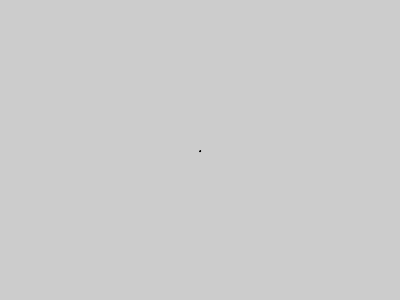
Frame 1 (no input)
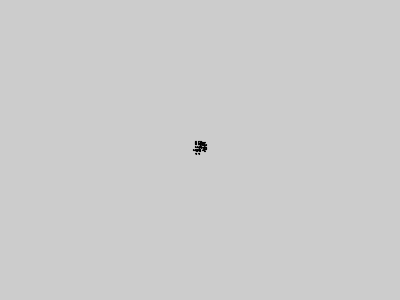
Frame 60 (the mouse pressed at the canvas centre just before this capture)
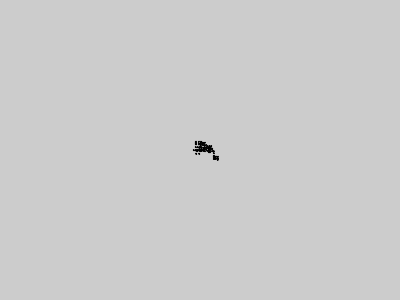
Frame 120 (the mouse held since frame 60 and released just before this capture)

The Processing sketch that drew these frames (run headless with seeded random() and noise(); from frame 60 on, the mouse is pressed at the canvas centre):

// Processing sketch: perlinNoiseRW2
// ── perlinNoiseRW2.pde
Walker w;

void setup(){
size(400,300);
w = new Walker();


}

void draw(){

w.walk();
w.display();

}

class Walker{
 //float x;
 //float y;
 PVector location;
 //float tx,ty;
 PVector time;
 //float sx,sy;
 PVector size;
 
 Walker(){
 
 //x = width/2;
 //y = height/2;
 location = new PVector(width/2,height/2);
 //tx = 0;
 //ty = 1000;
 time = new PVector(0,1000);
 size = new PVector(0,0);
 }

void walk(){
 time.x = time.x + 0.1;
 time.y = time.y + 0.1;
  size.x = map(noise(time.x),0,1,0,5);
  size.y=map(noise(time.y),0,1,0,5);
  
  int choice = (int)random(4);
  
  if (choice==0){
    
    location.x = location.x+size.x;
  }
  else if(choice == 1){
   location.x = location.x-size.x;
  }

  else if(choice ==2){
   location.y=location.y+size.y;
  }
  else{
   location.y=location.y-size.y;
  }


}

void display(){

 ellipse(location.x,location.y,1,1);

}

}
